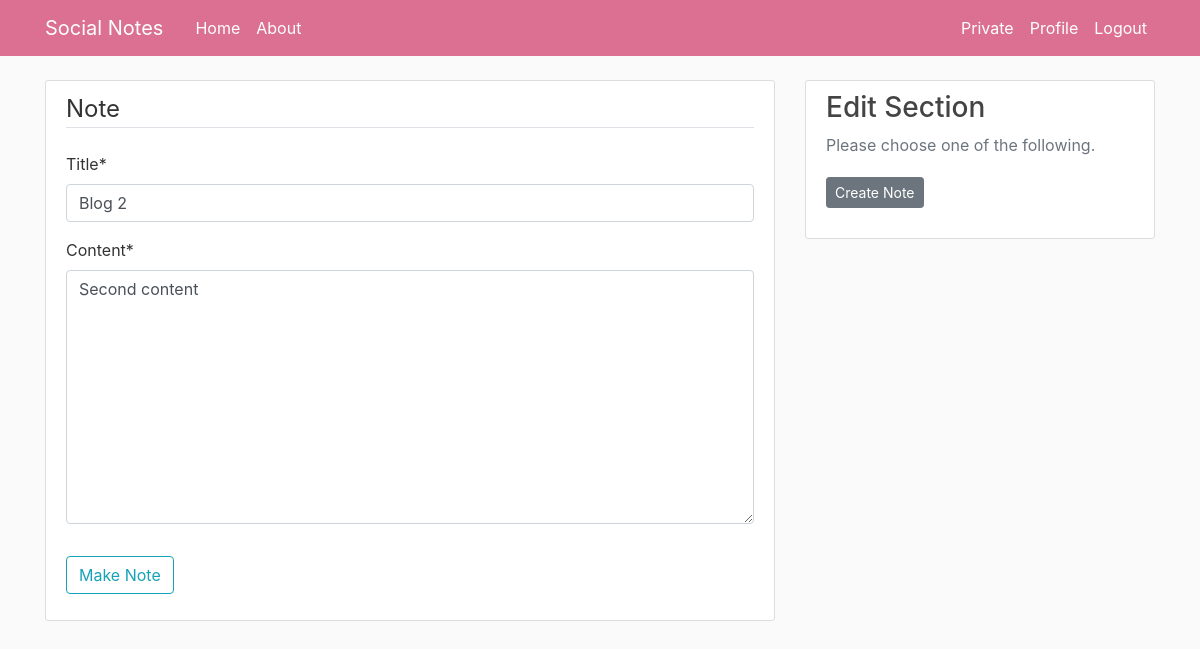
The page /post/2/update/ (signed in) on the database as committed earlier.
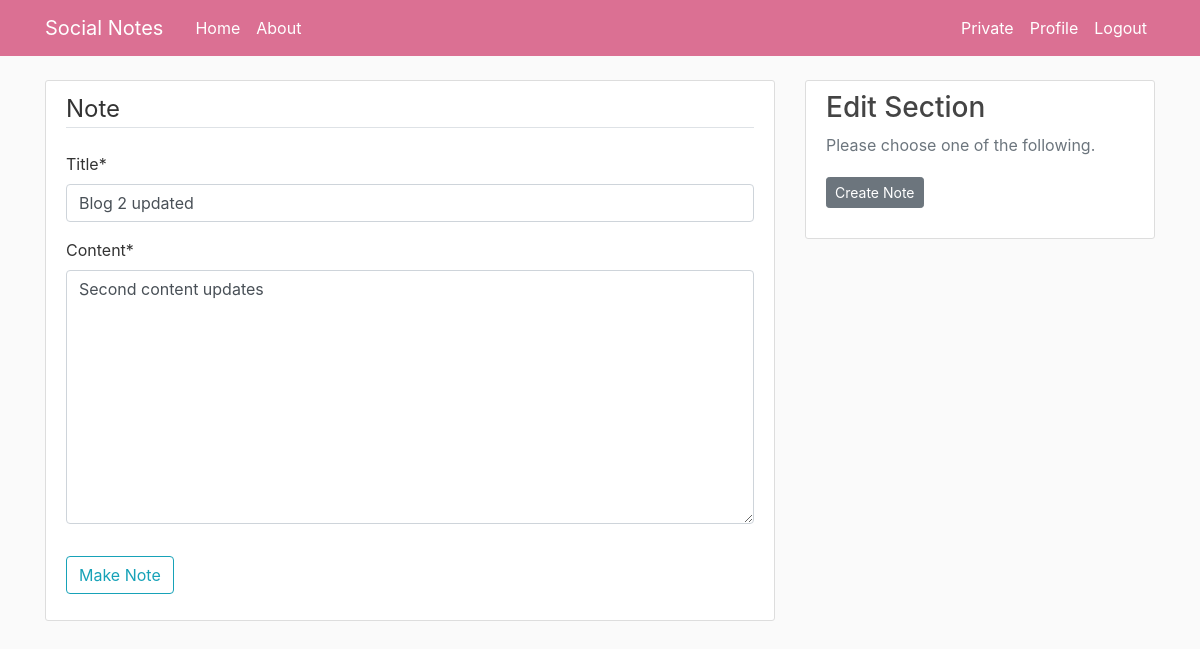
The same page on the database as committed later.
### blog/models.py (models this page shows, shortened)
class Post(models.Model):
	title=models.CharField(max_length=100)
	content=models.TextField()
	date_posted=models.DateTimeField(default=timezone.now)
	author=models.ForeignKey(User, on_delete=models.CASCADE)

### blog/views.py (the view, shortened to what this page needs)
# urls.py: path('post/<int:pk>/update/', PostUpdateView.as_view(), name='post-update'),
class PostUpdateView(LoginRequiredMixin, UserPassesTestMixin, UpdateView):
	model=Post
	fields=['title','content']
	def test_func(self):
		post=self.get_object()
		if self.request.user==post.author:
			return True
		return False

### blog/templates/blog/post_form.html (shortened to what this page needs)
{% extends "blog/base.html" %}
{% load crispy_forms_tags %}
{% block content %}
    <div class="content-section">
        <form method="POST">
            <fieldset class="form-group">
                <legend class="border-bottom mb-4">Note</legend>
                {{ form|crispy }}
            </fieldset>
            <div class="form-group">
                <button class="btn btn-outline-info" type="submit">Make Note</button>
            </div>
        </form>
    </div>
{% endblock content %}

Rows that differ between the two databases and show on the page:
changed Post: title "Blog 2" → "Blog 2 updated"; content "Second content" → "Second content updates"
